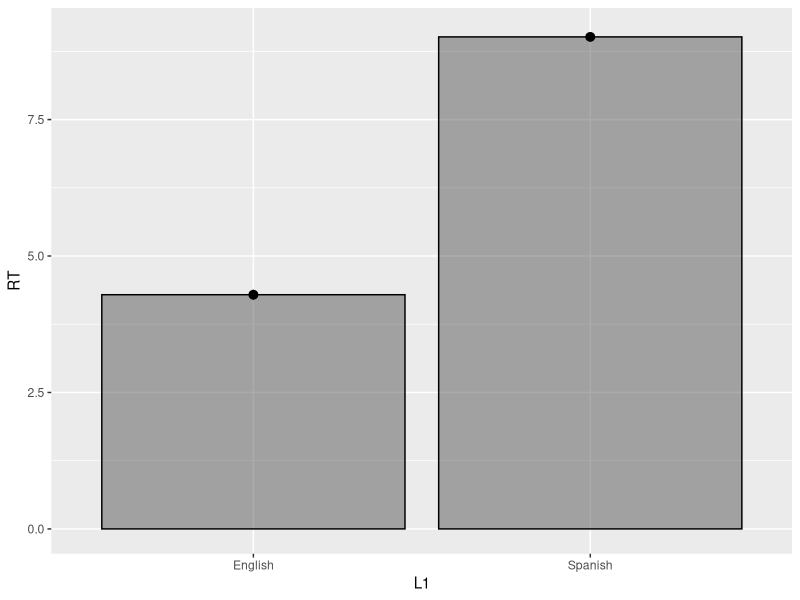
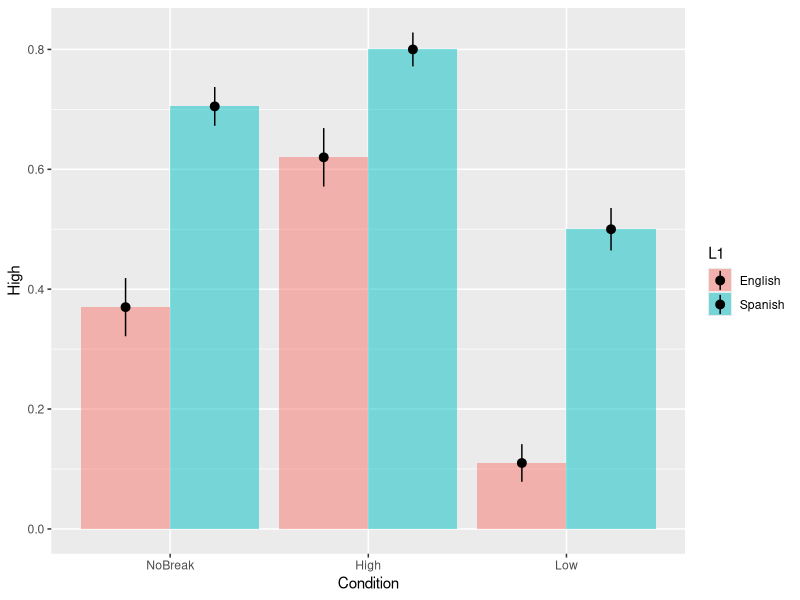
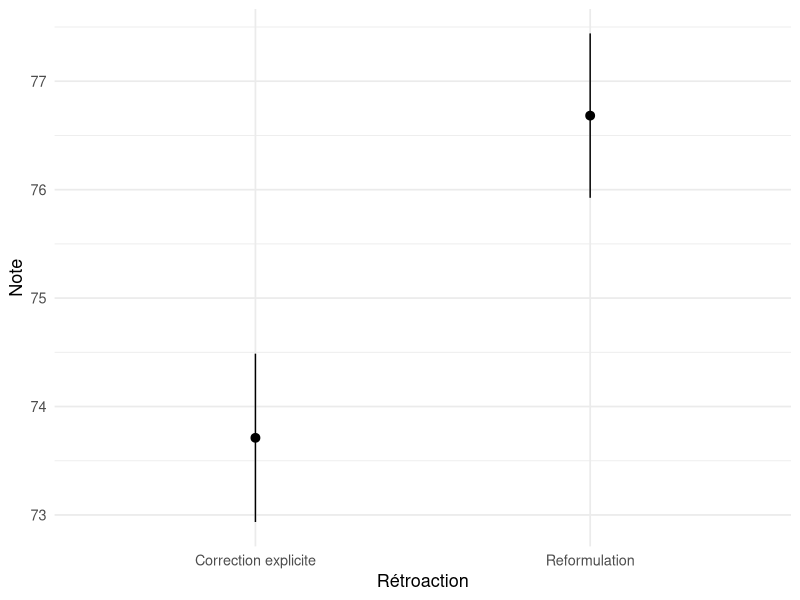

Source code (R) for these figures, in order:
rm(list = ls()) # Vider l'environnement
# @@@@@@@@@@@@@@@@@@@@@@@@@@@@@@@@@@@@@@@@@@@@
# Question 1
library(tidyverse)
# a.
rc <- read_csv("donnees/rClauseData.csv")
rc |> glimpse() # explorez les données

rc <- rc |>
  filter(Type != "Filler") |>
  mutate(across(where(is_character), as_factor))

# b.
ggplot(data = rc, aes(x = L1, y = RT)) +
  stat_summary(geom = "bar", alpha = 0.5, color = "black") +
  stat_summary()

# c.
fit1 <- lm(RT ~ L1, data = rc)
fit2 <- glm(L1 ~ RT, data = rc, family = "binomial")
summary(fit1)
summary(fit2)
# Il est plus intuitif de créer une nouvelle variable :
rc <- rc |>
  mutate(Anglais = if_else(L1 == "English", 1, 0))
fit2 <- glm(Anglais ~ RT, data = rc, family = "binomial")
# Maintenant, on sait que le modèle prédit les log odds
# que la L1 soit l'anglais (plus transparent)
# Les régressions confirment un effet de L1 sur TR ainsi
# qu'un efffet de TR sur L1. Interprétez-les en ajoutant
# les betas, les intervalles de confiance, et les valeurs
# p des effets en question.

# @@@@@@@@@@@@@@@@@@@@@@@@@@@@@@@@@@@@@@@@@@@@
# Question 2
# a.
# Il faut que notre axe y soit Response. Toutefois,
# la variable est catégorielle (binaire) actuellement.
# Transformons-la!
# Prenons High comme référence.
rc <- rc |>
  mutate(High = if_else(Response == "High", 1, 0))

# Voici une figure qui peut certainement être
# améliorée :)
ggplot(data = rc, aes(x = Condition, y = High, fill = L1)) +
  stat_summary(
    geom = "bar", alpha = 0.5,
    position = position_dodge(width = 0.9)
  ) +
  stat_summary(position = position_dodge(width = 0.9))

# b.
fit3 <- glm(High ~ Condition + L1, data = rc, family = "binomial")
summary(fit3)
confint(fit3)

# Les deux variables ont un effet significatif sur les choix
# des participants. Dans la condition High, on constate
# un effet positif (β̂ = 0,74 IC à 95 % = [0,38 1,11], p < 0,0001).
# On trouve l'effet contraire dans la condition Low. On voit donc
# que les conditions High et Low produisent des résultats plus extrêmes
# par rapport aux niveau de référence (notre intercept; NoBreak).
# L'intercept ici a un effet négatif et significatif :
# (β̂ = -0,53, IC à 95 % = [-0,85 -0,22], p = 0,0009).
# Cela veut dire que dans une phrase sans une pause (la condition neutre),
# les participants ont tendance à privilégier une interprétation
# High. Finalement, on constate un effet de L1, où les hispanophones
# préfèrent High plus que les anglophones (β̂ = 1,40,
# IC à 95 % = [1,09 1,72], p < 0,0001). Conclusion : oui, la pause semble
# avoir un effet dans les données.

# @@@@@@@@@@@@@@@@@@@@@@@@@@@@@@@@@@@@@@@@@@@@
# Question 3
# a.
fb <- read_csv("donnees/feedbackData.csv")

# b.
fb <- fb |>
  dplyr::select(-c(task_B1:task_B5)) |>
  pivot_longer(
    names_to = "Tache",
    values_to = "Note",
    cols = task_A1:task_A5
  ) |>
  mutate(Recast = if_else(Feedback == "Recast", 1, 0))

# Ensuite, créons une figure :
ggplot(data = fb, aes(y = Note, x = Recast |> as_factor())) +
  stat_summary() +
  theme_minimal(base_size = 13) +
  scale_x_discrete(labels = c(
    "0" = "Correction explicite",
    "1" = "Reformulation"
  )) +
  labs(x = "Rétroaction")

# Finalement, notre modèle :
fit4 <- glm(Recast ~ Note, data = fb, family = "binomial")
summary(fit4)
# La réponse :
predict(fit4, newdata = tibble(Note = 90), type = "response")
# Oui, P(recast = 1 | note = 90) = 0.62
